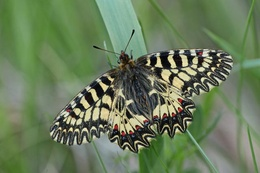
%> input picture abc.jpg, 260 x 173 px, shrunk from 640 x 427 before the run
$ octave SVDfeature.m   (GNU Octave 9; MATLAB toolbox functions it lacks are replaced by stand-ins)
%> lines starting %> are read from the running program, lines starting %| are printed output that depends on the picture
%> the answer given: 'abc.jpg'
%> further down, img is the input picture: size 173x260x3 uint8; mean R, G, B 105.3, 123.8, 91.1
### preprocess.m
function [col,final]=preprocess(img)
%Makes input image properties easier for later processing.
%'Col' is colored and 'final' is grayscale with proper sizes.
    [x,y,z]=size(img);
%> x = 173; y = 260; z = 3
    if z==3
        gray=rgb2gray(img);
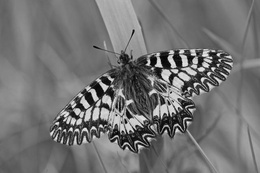
%> gray: size 173x260 uint8; min 0, max 244, mean 114.6
    end
    if x>1000 || y>1000
        final=imresize(gray,1000/max([x,y]));
        col=imresize(img,1000/max([x,y]));
        final=im2double(final);
        col=im2double(col);
    else
        final=im2double(gray);
        col=im2double(img);
    end

end

### SVDfeature.m
close all;clear all;clc;

in=input('Enter name of the image (in single quotes): ');
img=imread(in);
[col,img]=preprocess(img);  %read explanation of 'preprocess()'.
figure,imshow(col);
[rows,cols]=size(img);
%> rows = 173; cols = 260

winSize=11;
winSq=winSize*winSize;
mid=ceil(winSq/2);
imgCols=im2col(img,[winSize,winSize]);
len=size(imgCols,2);
%> len = 40750
offset=round(0.2*winSize);

for i=1:len
    block=reshape(imgCols(:,i),winSize,winSize);
    svdMat=svd(block);
    finalMap(1,i)=sum(svdMat(1:offset))/sum(svdMat);
end

finalMap=reshape(finalMap,rows-winSize+1,cols-winSize+1);
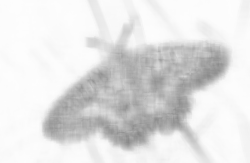
%> finalMap: size 163x250 double; min 0.531, max 0.995, mean 0.89
figure,imshow(finalMap);

$ run again, on train.jpg
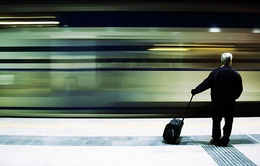
%> input picture train.jpg, 260 x 166 px, shrunk from 620 x 397 before the run
%> img is the input picture: size 166x260x3 uint8; mean R, G, B 109.8, 119.3, 109.5
%> in preprocess, `gray=rgb2gray(img);`:
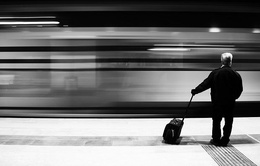
%> gray: size 166x260 uint8; min 0, max 255, mean 115.4
%> `finalMap=reshape(finalMap,rows-winSize+1,cols-winSize+1);`:
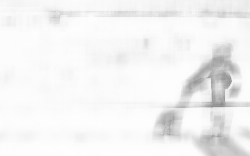
%> finalMap: size 156x250 double; min 0.541, max 0.997, mean 0.954

$ run again, on twobirds.jpg
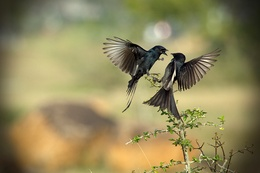
%> input picture twobirds.jpg, 260 x 173 px, shrunk from 600 x 400 before the run
%> img is the input picture: size 173x260x3 uint8; mean R, G, B 147.6, 137.5, 93.6
%> in preprocess, `gray=rgb2gray(img);`:
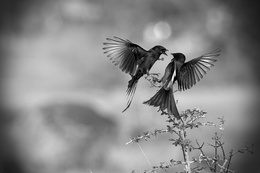
%> gray: size 173x260 uint8; min 0, max 250, mean 135.5
%> `finalMap=reshape(finalMap,rows-winSize+1,cols-winSize+1);`:
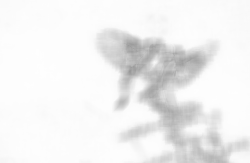
%> finalMap: size 163x250 double; min 0.599, max 0.997, mean 0.944
